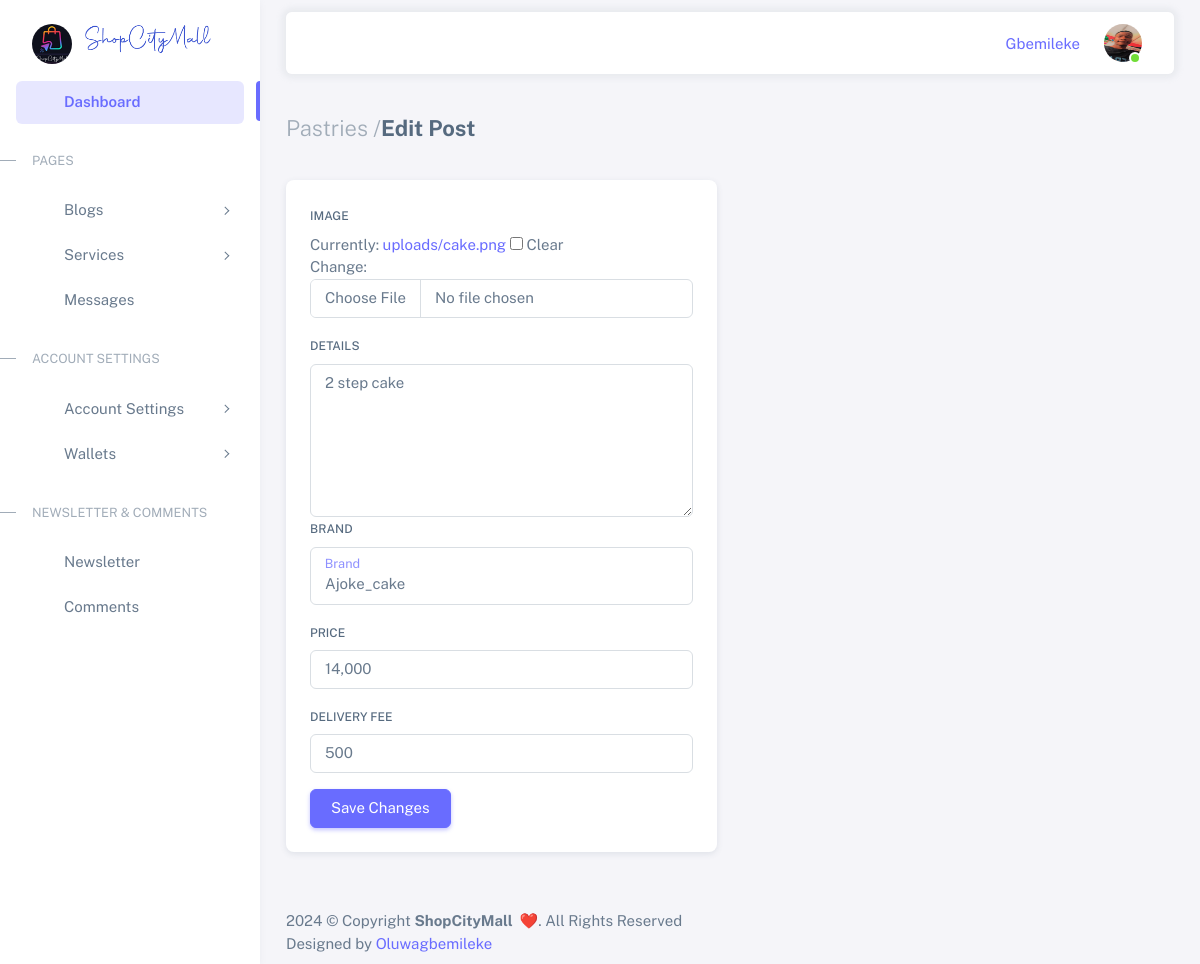
The app's page /user/view_pastries/1 (signed in) with its own data.
### users/models.py (models this page shows, shortened)
class NewUser(AbstractBaseUser, PermissionsMixin):
    IS_VENDOR = "V"
    IS_USER = "U"
    CHOOSE = ""
    ACCOUNT_TYPE = [
        (IS_VENDOR, 'Vendor'),
        (IS_USER, 'User'),
        (CHOOSE, 'Type of account')
    ]
    image = models.ImageField(blank=True, verbose_name='User Image', null=True, upload_to='uploads', default='')
    email = models.EmailField(_('email address'), unique=True)
    user_name = models.CharField(max_length=150, unique=True)
    first_name = models.CharField(max_length=150)
    last_name = models.CharField(max_length=150)
    start_date = models.DateTimeField(default=timezone.now)
    phone_number = models.CharField(max_length=100, blank=True)
    about = models.TextField(_('about'), max_length=500, blank=True)
    account_type = models.CharField(max_length=40, choices=ACCOUNT_TYPE, default=CHOOSE)
    is_active = models.BooleanField(default=True)
    is_staff = models.BooleanField(default=False)
    is_admin= models.BooleanField(default=False)
    objects = CustomAccountManager()
    USERNAME_FIELD = 'email'
    REQUIRED_FIELDS = ['user_name', 'first_name', 'last_name']
    def image_url(self):
        if self.image:
            return self.image.url

### frontend/models.py (models this page shows, shortened)
class Pastries(models.Model):
    image = models.ImageField(blank=True, verbose_name='Image', null=True, upload_to='uploads/' )
    detail = models.TextField(max_length=500, verbose_name='Package Details')
    vendor_brand = models.CharField(max_length=100, verbose_name='Brand')
    price = models.CharField(max_length=20, verbose_name='Price')
    delivery_fee = models.CharField(max_length=20, verbose_name='Delivery Fee')
    date = models.DateTimeField(auto_now_add=True)
    user = models.ForeignKey(NewUser, on_delete=models.CASCADE)
    class Meta():
        verbose_name_plural = 'Pastries'

### backend/views.py (the view)
# urls.py: path('view_pastries/<int:pastries_id>', views.edit_pastries, name='edit_pastries'),
@login_required(login_url='/backend/login/')
def edit_pastries(request, pastries_id):
    pastries_post = get_object_or_404(Pastries, id=pastries_id)
    if request.method == 'POST':
        editpastries_form = EditPastriesForm(request.POST, request.FILES,instance=pastries_post)
        if editpastries_form.is_valid():
            editpastries_form = editpastries_form.save(commit=False)
            editpastries_form.user = request.user
            editpastries_form.save()
            messages.success(request, 'Successfully Edited.')
            editpastries_form = EditPastriesForm(instance=pastries_post)
    else:
        editpastries_form = EditPastriesForm(instance=pastries_post)
    return render(request, 'backend/edit_cakes.html', {'editpastries_form': editpastries_form})

### backend/forms.py
class EditPastriesForm(forms.ModelForm):
    class Meta():
        model = Pastries
        fields = ['image', 'vendor_brand','detail','price','delivery_fee']
        exclude = ['date', 'user']
        widgets = {
            'image': forms.ClearableFileInput(attrs={'class': 'form-control'}),
            'vendor_brand': forms.TextInput(attrs={'class': 'form-control', 'type':'text', 'id':'floatingInput','placeholder': 'BRAND'}),
            'price': forms.TextInput(attrs={'class': 'form-control', 'type':'text', 'id':'floatingInput','placeholder': 'Price'}),
            'delivery_fee': forms.TextInput(attrs={'class': 'form-control', 'type':'text', 'id':'floatingInput'}),
            'detail': forms.Textarea(attrs={'class': 'form-control', 'id':'exampleFormControlTextarea1','rows':'6'}),
        }

### templates/backend/edit_cakes.html (shortened to what this page needs)
{% extends 'backend/base.html' %}
{% load static %}
{% block content %}
          <div class="content-wrapper">
            <div class="container-xxl flex-grow-1 container-p-y">
              <h4 class="fw-bold py-3 mb-4"><span class="text-muted fw-light">Pastries /</span>Edit Post </h4>
              <div class="row">
                <div class="col-md-6">
                  <div class="card mb-4">
                    <form class="card-body" enctype="multipart/form-data" method="POST">
                      <div class="mb-3">
                        <label for="formFile" class="form-label">Image</label><br>
                        {{ editpastries_form.image }}
                      </div>
                      <div>
                        <label for="exampleFormControlTextarea1" class="form-label">Details</label>
                        {{ editpastries_form.detail }}
                      </div>
                      <div class="mb-3">
                        <label for="exampleFormControlInput1" class="form-label">Brand</label>
                        <div class="form-floating">
                          {{ editpastries_form.vendor_brand }}
                          <label for="floatingInput">Brand</label>
                        </div>
                      </div>
                      <div class="mb-3">
                        <label for="formFile" class="form-label">Price</label><br>
                        {{ editpastries_form.price }}
                      </div>
                      <div class="mb-3">
                        <label for="formFile" class="form-label">Delivery fee</label><br>
                        {{ editpastries_form.delivery_fee }}
                      </div>
                      <div class="mt-2">
                        <button type="submit" class="btn btn-primary me-2">Save Changes</button>
                      </div>
                    </form>
                  </div>
                </div>
              </div>
            </div>
  {% endblock %}

### templates/backend/admin_sidebar.html (shortened to what this page needs)
{% load static %}
<aside id="layout-menu" class="layout-menu menu-vertical menu bg-menu-theme">
    <div class="app-brand demo">
      <a href="{% url 'index' %}" class="app-brand-link">
        <img src="{% static 'frontend/assets/img/shopcityfav.png' %}" data-retina="true" alt="" width="40" height="40" style="border-radius: 30px;" >&nbsp; &nbsp;</a>
        <h1 class="logo me-auto"><a href="{% url 'index' %}" ><img src="{% static 'frontend/assets/img/logo.png' %} " style="width: 130px !important;"></a></h1>
    </div>
    <ul class="menu-inner py-1">
      <li class="menu-item active">
        <a href="{% url 'backend:dashboard' %}" class="menu-link">
          <i class="menu-icon tf-icons bx bx-home-circle"></i>
          <div data-i18n="Analytics">Dashboard</div>
        </a>
      </li>
      <li class="menu-header small text-uppercase">
        <span class="menu-header-text">Pages</span>
      </li>
      <li class="menu-item">
        <a href="javascript:void(0);" class="menu-link menu-toggle">
          <i class="menu-icon tf-icons bx bx-cube-alt"></i>
          <div data-i18n="Misc">Blogs</div>
        </a>
      </li>
      <li class="menu-item">
        <a href="javascript:void(0);" class="menu-link menu-toggle">
          <i class="menu-icon tf-icons bx bx-chat"></i>
          <div data-i18n="Contact">Services</div>
        </a>
      </li>
      <li class="menu-item">
        <a href="{% url 'backend:message' %}" class="menu-link">
          <i class="menu-icon tf-icons bx bx-chat"></i>
          <div data-i18n="Contact">Messages</div>
        </a>
      </li>
      <li class="menu-header small text-uppercase"><span class="menu-header-text">Account Settings</span></li>
      <li class="menu-item">
        <a href="javascript:void(0);" class="menu-link menu-toggle">
          <i class="menu-icon tf-icons bx bx-dock-top"></i>
          <div data-i18n="Account Settings">Account Settings</div>
        </a>
      </li>
      <li class="menu-item">
        <a href="javascript:void(0);" class="menu-link menu-toggle">
          <i class="menu-icon tf-icons bx bx-wallet-alt"></i>
          <div data-i18n="Authentications">Wallets</div>
        </a>
      </li>
      <li class="menu-header small text-uppercase"><span class="menu-header-text">Newsletter &amp; Comments</span></li>
      <li class="menu-item">
        <a href="{% url 'backend:newsletter' %}" class="menu-link">
          <i class="menu-icon tf-icons bx bx-detail"></i>
          <div data-i18n="Newsletter">Newsletter</div>
        </a>
      </li>
      <li class="menu-item">
        <a href="#" class="menu-link">
          <i class="menu-icon tf-icons bx bx-chat"></i>
          <div data-i18n="Comments">Comments</div>
        </a>
      </li>
    </ul>
</aside>
<div class="layout-page">
  <nav
    class="layout-navbar container-xxl navbar navbar-expand-xl navbar-detached align-items-center bg-navbar-theme"
    id="layout-navbar"
  >
    <div class="navbar-nav-right d-flex align-items-center" id="navbar-collapse">
      <ul class="navbar-nav flex-row align-items-center ms-auto">
        <li class="nav-item lh-1 me-3">
          <a
            class="github-button"
            href="#"
            data-icon="octicon-star"
            data-size="large"
            data-show-count="true"
            aria-label="Star themeselection/sneat-html-admin-template-free on GitHub"
            >{{user.user_name }}</a
          >
        </li>
        <li class="nav-item navbar-dropdown dropdown-user dropdown">
          <a class="nav-link dropdown-toggle hide-arrow" href="javascript:void(0);" data-bs-toggle="dropdown">
            <div class="avatar avatar-online">
              <img class="img-profile rounded-circle" src="{{ user.image_url}}">
            </div>
          </a>
        </li>
      </ul>
    </div>
  </nav>

### static/backend/assets/css/demo.css (style rules this page uses)
.menu .app-brand.demo { height: 64px; margin-top: 12px; }

### records on screen
NewUser: user_name "Gbemileke", image_url (picture)
Pastries: detail "2 step cake", vendor_brand "Ajoke_cake", price "14,000", delivery_fee "500"
